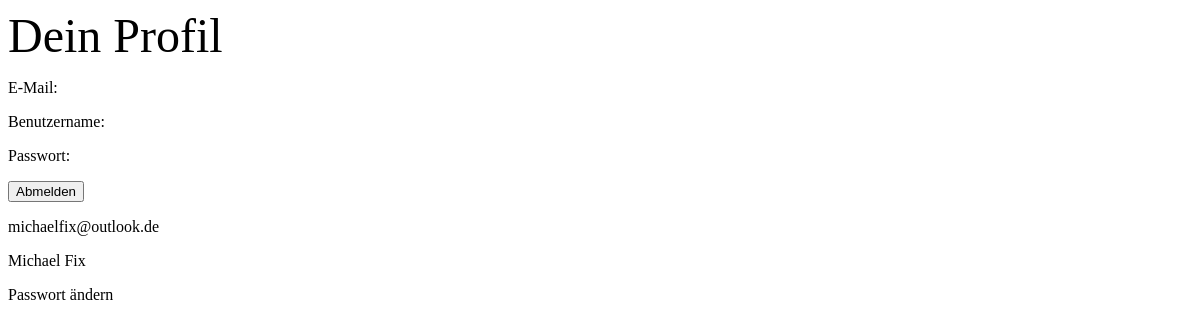
/profile (signed in), run on an earlier commit of the app's database.
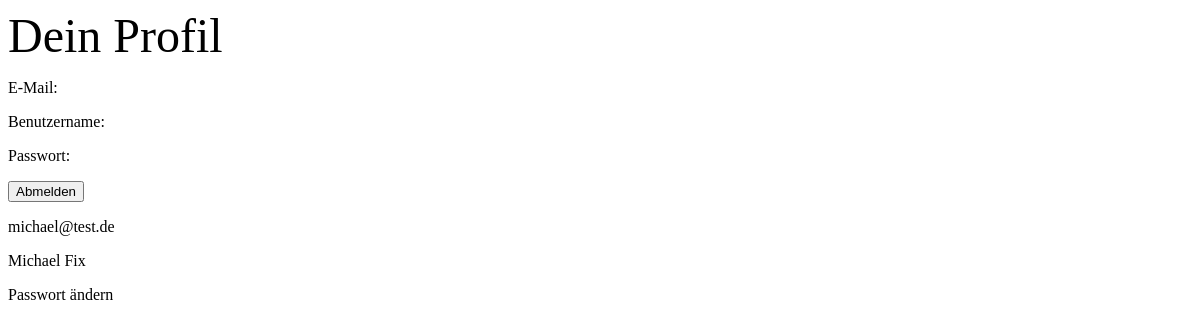
And on a later commit of the database.
### main.py (models this page shows)
class User(db.Model, UserMixin):
    id = db.Column(db.Integer, primary_key=True)
    email = db.Column(db.String(200), nullable=False, unique=True)
    username = db.Column(db.String(200), nullable=False, unique=True)
    password = db.Column(db.String(80), nullable=False)
    team_status = db.Column(db.Integer, nullable=False)
    created_at = db.Column(db.DateTime(), default=datetime.now)

### main.py (the view)
@app.route("/profile", methods=['GET','POST'])
def team_chat():
    email = current_user.email
    username = current_user.username
    return render_template("profile.html", email=email, username=username)

### main.py (called while the page is built)
@login_manager.user_loader
def load_user(user_id):
    return User.query.get(int(user_id))

### templates/profile.html
<div class="profil-container">
  <div style="font-size: 48px">Dein Profil</div>
  <div class="user-info">
    <div class="label-box">
      <p>E-Mail:</p>
      <p>Benutzername:</p>
      <p>Passwort:</p>
      <p>
        <button
          class="logout-btn"
          name="logout"
          onclick="location.href = '/logout'"
        >
          Abmelden
        </button>
      </p>
    </div>
    <div class="content-box">
      <p>{{ email }}</p>
      <p>{{ username }}</p>
      <p>Passwort ändern</p>
    </div>
  </div>
</div>

What changed in the data, as far as the page shows it:
changed User "Michael Fix": email "michaelfix@outlook.de" → "michael@test.de"
